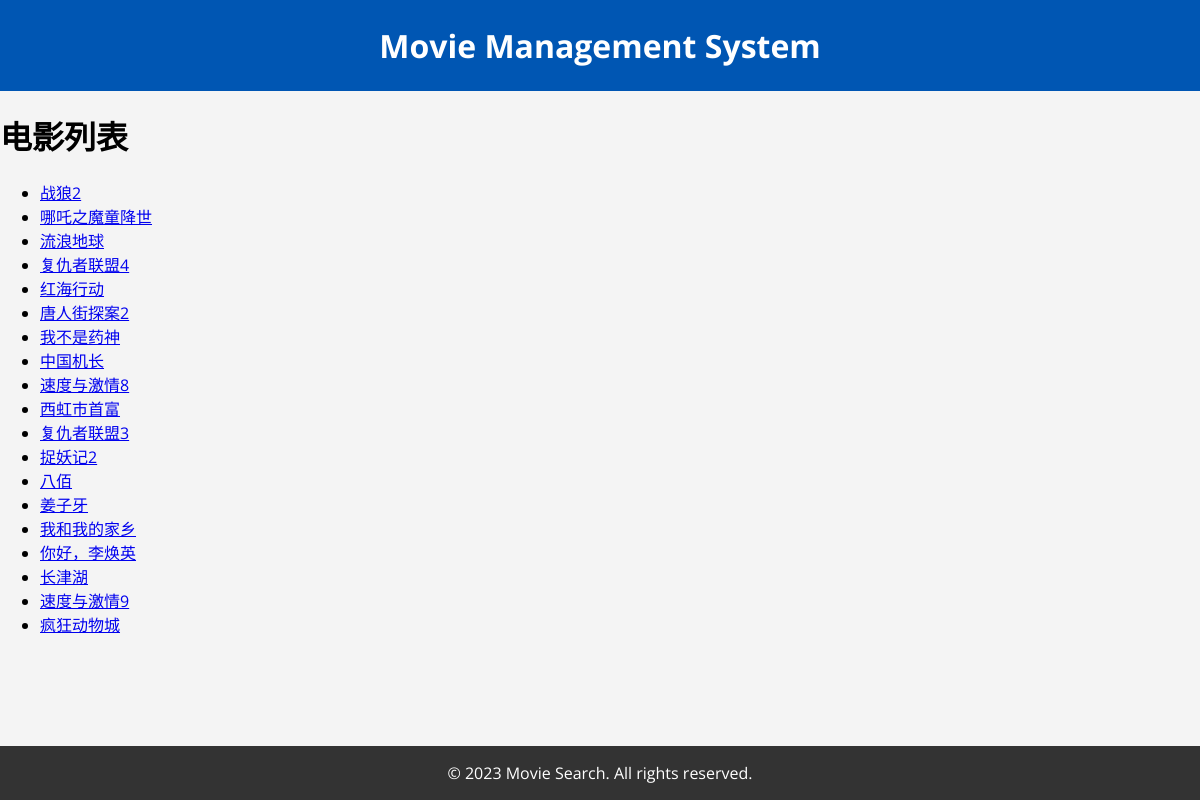
/movie_list, run on the app's committed database.
### app.py (models this page shows)
class MovieInfo(db.Model):
    __tablename__ = 'movie_info'
    movie_id = db.Column(db.Integer, primary_key=True, autoincrement=True)
    movie_name = db.Column(db.String(255), nullable=False)
    release_date = db.Column(db.DateTime)
    country = db.Column(db.String(20))
    genre = db.Column(db.String(10))
    year = db.Column(db.Integer, nullable=False)
    director = db.Column(db.String(255))  # 导演

### app.py (the view)
@app.route('/movie_list')
def movie_list():
    movies = MovieInfo.query.all()
    return render_template('movie_list.html', movies=movies)

### templates/movie_list.html
{% extends 'base.html' %}
{% block content %}
<div>
    <h1>电影列表</h1>
    <ul>
        {% for movie in movies %}
            <li>
                <a href="{{ url_for('show_movie', movie_id=movie.movie_id) }}">{{ movie.movie_name }}</a>
            </li>
        {% endfor %}
    </ul>
</div>
{% endblock %}

### templates/base.html (shortened to what this page needs)
<!DOCTYPE html>
<html lang="en">
<head>
    <link rel="stylesheet" href="{{ url_for('static', filename='style.css') }}">
</head>
<body>
    <div class="container">
        <header>
            <h1>Movie Management System</h1>
        </header>
        <main>
            {% block content %}{% endblock %}
        </main>
        <footer>
            <p>&copy; 2023 Movie Search. All rights reserved.</p>
        </footer>
    </div>
</body>
</html>

### static/style.css (style rules this page uses)
body, html { margin: 0; padding: 0; height: 100%; font-family: 'Open Sans', sans-serif; background-color: #f4f4f4; }
header { background: #0056b3; color: white; padding: 0.5em 0; text-align: center; width: 100%; }
header h1 { margin: 0.5em 0; }
footer { background: #333; color: white; text-align: center; padding: 1em 0; position: absolute; bottom: 0; width: 100%; }
footer p { margin: 0; }

### data on the page
MovieInfo: movie_name "战狼2"
MovieInfo: movie_name "哪吒之魔童降世"
MovieInfo: movie_name "流浪地球"
MovieInfo: movie_name "复仇者联盟4"
MovieInfo: movie_name "红海行动"
MovieInfo: movie_name "唐人街探案2"
MovieInfo: movie_name "我不是药神"
MovieInfo: movie_name "中国机长"
MovieInfo: movie_name "速度与激情8"
MovieInfo: movie_name "西虹市首富"
MovieInfo: movie_name "复仇者联盟3"
MovieInfo: movie_name "捉妖记2"
MovieInfo: movie_name "八佰"
MovieInfo: movie_name "姜子牙"
MovieInfo: movie_name "我和我的家乡"
MovieInfo: movie_name "你好，李焕英"
MovieInfo: movie_name "长津湖"
MovieInfo: movie_name "速度与激情9"
MovieInfo: movie_name "疯狂动物城"
